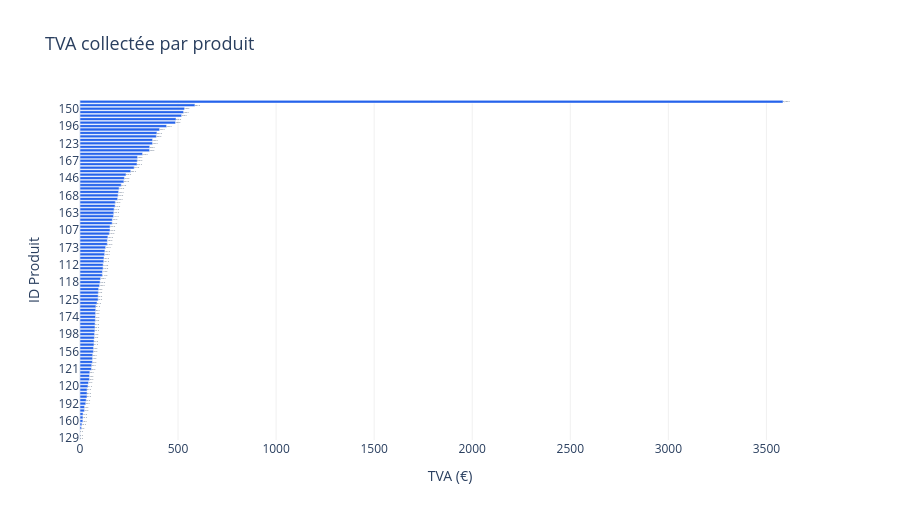

Source (notebook cell):
### Markdown cell above
---
## 3 · TVA par produit

### Code cell
df_t = df.sort_values('TVA', ascending=True)

fig = go.Figure(go.Bar(
    x=df_t['TVA'], y=df_t['ID'],
    orientation='h',
    marker_color='#2563eb',
    text=df_t['TVA'].map(lambda v: f'{v:,.0f} €'),
    textposition='outside',
    hovertemplate='<b>Produit %{y}</b><br>TVA : %{x:,.0f} €<extra></extra>'
))
fig.update_layout(
    title='TVA collectée par produit',
    title_font_size=18,
    xaxis_title='TVA (€)', yaxis_title='ID Produit',
    template=TEMPLATE, height=520,
    xaxis=dict(gridcolor='#f0f0f0')
)
fig.show()

### Figure 1 — Plotly figure (JSON) as saved in the notebook; plotly's stock layout.template omitted (floating-point values rounded to 4 significant figures)
{"data": [{"hovertemplate": "<b>Produit %{y}</b><br>TVA : %{x:,.0f} €<extra></extra>", "marker": {"color": "#2563eb"}, "orientation": "h", "text": ["0 €", "0 €", "0 €", "8 €", "10 €", "15 €", "15 €", "16 €", "23 €", "23 €", "29 €", "32 €", "36 €", "36 €", "36 €", "41 €", "43 €", "48 €", "49 €", "50 €", "58 €", "60 €", "63 €", "64 €", "65 €", "68 €", "69 €", "71 €", "72 €", "73 €", "74 €", "76 €", "76 €", "77 €", "78 €", "79 €", "79 €", "80 €", "81 €", "87 €", "92 €", "93 €", "93 €", "95 €", "100 €", "102 €", "105 €", "114 €", "115 €", "118 €", "118 €", "121 €", "122 €", "126 €", "127 €", "131 €", "139 €", "140 €", "142 €", "150 €", "153 €", "153 €", "164 €", "165 €", "171 €", "172 €", "174 €", "179 €", "180 €", "192 €", "194 €", "197 €", "199 €", "210 €", "224 €", "226 €", "235 €", "259 €", "276 €", "291 €", "292 €", "293 €", "319 €", "354 €", "356 €", "370 €", "370 €", "389 €", "392 €", "406 €", "442 €", "487 €", "490 €", "518 €", "528 €", "533 €", "586 €", "3,585 €"], "textposition": "outside", "type": "bar", "x": [0.0, 0.0, 0.0, 7.9, 9.76, 14.71, 15.13, 15.66, 22.55, 23.26, 29.32, 31.54, 35.86, 36.08, 36.13, 40.66, 43.26, 48.02, 48.59, 50.09, 58.36, 59.84, 63.47, 63.9, 65.03, 68.37, 68.99, 71.27, 71.66, 73.31, 74.34, 75.95, 76.48, 76.94, 78.18, 78.94, 79.49, 80.32, 81.1, 86.81, 92.5, 92.74, 93.38, 94.91, 99.83, 102.4, 105.3, 114.0, 114.7, 117.8, 118.1, 121.3, 122.3, 125.7, 127.0, 130.8, 139.1, 139.6, 142.2, 149.6, 153.1, 153.4, 164.1, 165.1, 171.0, 172.4, 173.9, 179.0, 180.1, 192.0, 194.2, 197.0, 199.4, 210.2, 223.9, 226.4, 234.6, 258.9, 276.3, 290.7, 292.1, 293.3, 319.0, 354.5, 355.6, 369.7, 370.0, 389.4, 392.2, 405.7, 441.5, 486.9, 489.7, 518.1, 528.0, 532.9, 586.1, 3585.0], "y": ["129", "135", "155", "100", "179", "160", "119", "172", "159", "143", "192", "190", "147", "170", "104", "120", "126", "161", "113", "136", "121", "197", "102", "149", "114", "156", "131", "116", "189", "133", "198", "138", "115", "144", "176", "174", "128", "153", "169", "103", "125", "186", "117", "105", "122", "118", "132", "108", "178", "188", "112", "187", "111", "142", "166", "173", "180", "139", "181", "127", "107", "106", "157", "148", "154", "163", "191", "101", "194", "193", "168", "124", "109", "134", "110", "146", "151", "183", "195", "185", "167", "141", "158", "184", "177", "123", "171", "145", "182", "152", "196", "140", "165", "137", "199", "150", "162", "164"]}], "layout": {"height": 520, "title": {"font": {"size": 18}, "text": "TVA collectée par produit"}, "xaxis": {"gridcolor": "#f0f0f0", "title": {"text": "TVA (€)"}}, "yaxis": {"title": {"text": "ID Produit"}}}}
